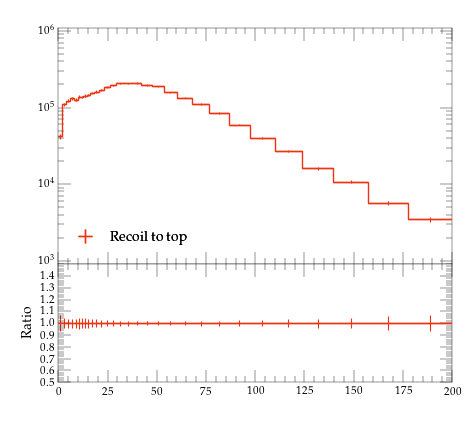

The Python source for this figure:
#! /usr/bin/env python

# This Python script was auto-generated using YODA v2.0.2.
# Analysis object: /MC_HFJETS_NOTNORM/ptBHadrLead
# Timestamp: 29-07-2026 (16:22:26)

import matplotlib as mpl
import matplotlib.pyplot as plt
mpl.use('Agg') # comment out for interactive use
import os
import numpy as np

plotDir = os.path.split(os.path.realpath(__file__))[0]
if 'YODA_USER_PLOT_PATH' in globals():
    plot_outdir = globals()['YODA_USER_PLOT_PATH']
else:
    plot_outdir = plotDir

#plot style
plt.style.use(os.path.join(plotDir, '../default.mplstyle'))
# plot metadata
figW, figH = plt.rcParams['figure.figsize']
ax_xLabel = r''
ax_yLabel = r''
ax_title  = r''
ax_xScale = 'linear'
ax_yScale = 'log'
xLims = (0.0, 200.0)
yLims = (900.0, 1100000.0)

# TeX-friendly labels for the legend
labels = {
    'legend' : ([ r"Recoil to top" ], r""),
}

# Adjust canvas width and height
canvasW = 10.0
canvasH = 9.0
figW *= canvasW/10.
figH *= canvasH/9.

# Create figure and axis objects
fig, (ax, ratio0_ax) = plt.subplots(2, 1, sharex=True,
                  figsize=(figW,figH), gridspec_kw={'height_ratios': (6.0, 3.0)})

# Set figure margins
plt.subplots_adjust(
    left   = 1.0 * plt.rcParams['figure.subplot.left'],
    right  = 1.0 * plt.rcParams['figure.subplot.right'],
    top    = 1.0 * plt.rcParams['figure.subplot.top'],
    bottom = 1.0 * plt.rcParams['figure.subplot.bottom'])

ratio0_ax.yaxis.set_major_locator(mpl.ticker.MultipleLocator(0.1))
ratio0_ax.set_ylim(0.5, 1.4999)
ratio0_ax.set_ylabel('Ratio')

# the numerical data is stored in a separate file
dataf = dict()
prefix = os.path.split(__file__)[0]
if prefix:    prefix = prefix + '/'
exec(open(prefix+'ptBHadrLead__data.py').read(), dataf)


legend_handles = dict() # keep track of handles for the legend

# style options for curves
# starts at zorder>=5 to draw curve on top of legend
styles = {
  'recoil_t': {
    'color' : '#EE3311',
    'linestyle' : '-',
    'linewidth' : 1,
    'marker' : 'none',
    'markersize' : 2,
    'capsize' : 0.0,
    'zorder' : 5,
    'histstyle' : 1,
    'drawstyle' : 'steps-pre',
    'xerrorbars' : 1,
    'yerrorbars' : 1,
    'fillcolor' : None,
    'fillopacity' : 1.0,
    'ratio0_linestyle' : '-',
    'ratio0_linewidth' : 1,
    'ratio0_marker' : 'none',
    'ratio0_markersize' : 2,
    'ratio0_capsize' : 0.0,
    'ratio0_zorder' : 5,
    'ratio0_histstyle' : 1,
    'ratio0_drawstyle' : 'steps-pre',
    'ratio0_xerrorbars' : 1,
    'ratio0_yerrorbars' : 1,
  },
}

# curve from input yoda files in main panel
for label, yvals in dataf['yvals'].items():
    if all(np.isnan(v) for v in dataf['yvals'][label]):
        continue
    tmp = None
    if styles[label]['histstyle']: # draw as histogram
        xpos = dataf['xedges'][label] if styles[label]['drawstyle'] else dataf['xpoints'][label]
        ypos = np.insert(yvals, 0, yvals[0]) if styles[label]['drawstyle'] else yvals
        if styles[label]['fillcolor']: # fill area below curve
            ax.fill_between(xpos, ypos, step='pre',
                            color=styles[label]['fillcolor'],
                            alpha=styles[label]['fillopacity'])
        tmp, = ax.plot(xpos, ypos,
                       color=styles[label]['color'],
                       linestyle=styles[label]['linestyle'],
                       linewidth=styles[label]['linewidth'],
                       drawstyle=styles[label]['drawstyle'], solid_joinstyle='miter',
                       zorder=styles[label]['zorder'], label=label)
    tmp = ax.errorbar(dataf['xpoints'][label], yvals,
                      xerr=np.array(dataf['xerrs'][label])*styles[label]['xerrorbars'],
                      yerr=np.array(dataf['yerrs'][label])*styles[label]['yerrorbars'],
                      fmt=styles[label]['marker'], capsize=styles[label]['capsize'],
                      markersize=styles[label]['markersize'],
                      ecolor=styles[label]['color'],
                      color=styles[label]['color'], zorder=styles[label]['zorder'])
    tmp[-1][0].set_linestyle(styles[label]['linestyle'])
    tmp[-1][0].set_linewidth(styles[label]['linewidth'])
    if label in dataf['add_legend_handle']:  legend_handles[label] = tmp
    for varLabel in dataf['variation_yvals'].keys():
        if varLabel.startswith(label):
            tmp, = ax.plot(dataf['xedges'][label], dataf['variation_yvals'][varLabel],
                           color=styles[label]['color'],
                           linestyle=styles[label]['linestyle'],
                           linewidth=styles[label]['linewidth'],
                           drawstyle='steps-pre', solid_joinstyle='miter',
                           zorder=styles[label]['zorder'], alpha=0.5)


# plots on ratio panel
# curve from input yoda files in ratio panel
for label, yvals in dataf['ratio0_yvals'].items():
    if all(np.isnan(v) for v in yvals):
        continue
    if styles[label]['ratio0_histstyle']: # plot as histogram
        xpos = dataf['xedges']['recoil_t'] if styles[label]['ratio0_drawstyle'] else dataf['xpoints']['recoil_t']
        ypos = np.insert(yvals, 0, yvals[0]) if styles[label]['ratio0_drawstyle'] else yvals
        ratio0_ax.plot(xpos, ypos,
                       color=styles[label]['color'],
                       linewidth=styles[label]['linewidth'],
                       linestyle=styles[label]['ratio0_linestyle'],
                       drawstyle=styles[label]['ratio0_drawstyle'], zorder=styles[label]['zorder'],
                       solid_joinstyle='miter')
    tmp = ratio0_ax.errorbar(dataf['xpoints']['recoil_t'], yvals,
                             xerr=np.array(dataf['ref_xerrs'])*styles[label]['ratio0_xerrorbars'],
                             yerr=np.array(dataf['ratio0_yerrs'][label])*styles[label]['ratio0_yerrorbars'],
                             fmt=styles[label]['ratio0_marker'], capsize=styles[label]['ratio0_capsize'],
                             markersize=styles[label]['ratio0_markersize'],
                             ecolor=styles[label]['color'],
                             color=styles[label]['color'])
    tmp[-1][0].set_linestyle(styles[label]['ratio0_linestyle'])
    tmp[-1][0].set_linewidth(styles[label]['ratio0_linewidth'])

    for varlabel in dataf['ratio0_variation_vals'].keys():
        if varlabel.startswith(label):
            ratio0_ax.plot(dataf['xedges']['recoil_t'],
                            dataf['ratio0_variation_vals'][varlabel],
                            color=styles[label]['color'],
                            linestyle=styles[label]['linestyle'],
                            linewidth=styles[label]['linewidth'],
                            drawstyle='steps-pre', solid_joinstyle='miter',
                            zorder=1, alpha=0.5)

legend_items = list(legend_handles.values())
ax.add_artist(ax.legend(legend_items,
                        labels['legend'][0],
                        title=labels['legend'][1],
                        alignment='left',
                        loc='lower left',
                        bbox_to_anchor=(0.0, 0.03)))

# set plot metadata as defined above
ratio0_ax.set_xlabel(ax_xLabel)
ratio0_ax.xaxis.set_label_coords(1., -0.15)
ax.set_ylabel(ax_yLabel, ha='right', va='top')
ax.yaxis.set_label_coords(-0.11, 1.0)
ax.set_title(ax_title, loc='left')
ax.set_xscale(ax_xScale)
ax.set_yscale(ax_yScale)
ax.set_xlim(xLims)
ax.set_ylim(yLims)

# tick formatting
plt.rcParams['xtick.top'] = True
plt.rcParams['ytick.right'] = True
ax.yaxis.set_major_locator(mpl.ticker.LogLocator(base=10.0, numticks=np.inf))
ax.yaxis.set_minor_locator(mpl.ticker.LogLocator(
                           base=10.0, subs=np.arange(0.1, 1, 0.1), numticks=np.inf))
fig.align_ylabels((ax, ratio0_ax))
plt.savefig(os.path.join(plot_outdir, 'ptBHadrLead.pdf'), format='PDF')
plt.savefig(os.path.join(plot_outdir, 'ptBHadrLead.png'), format='PNG')

plt.close(fig)
